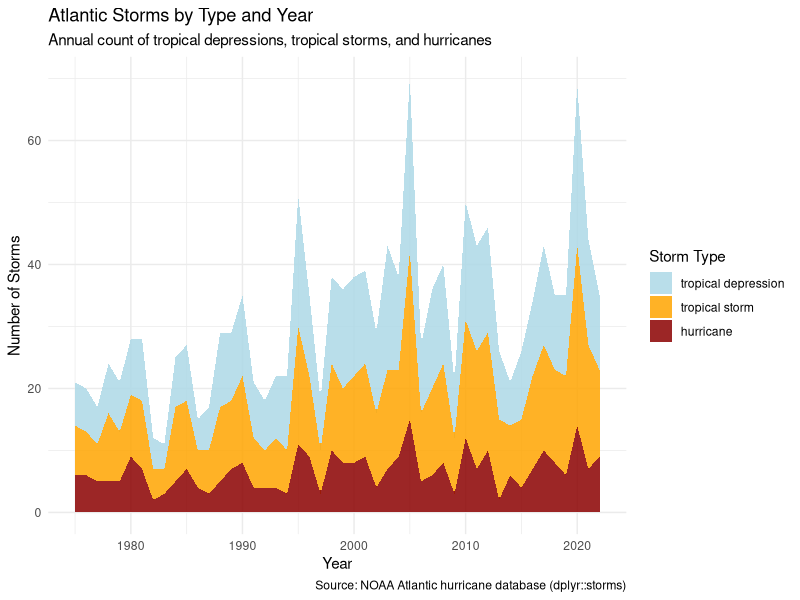
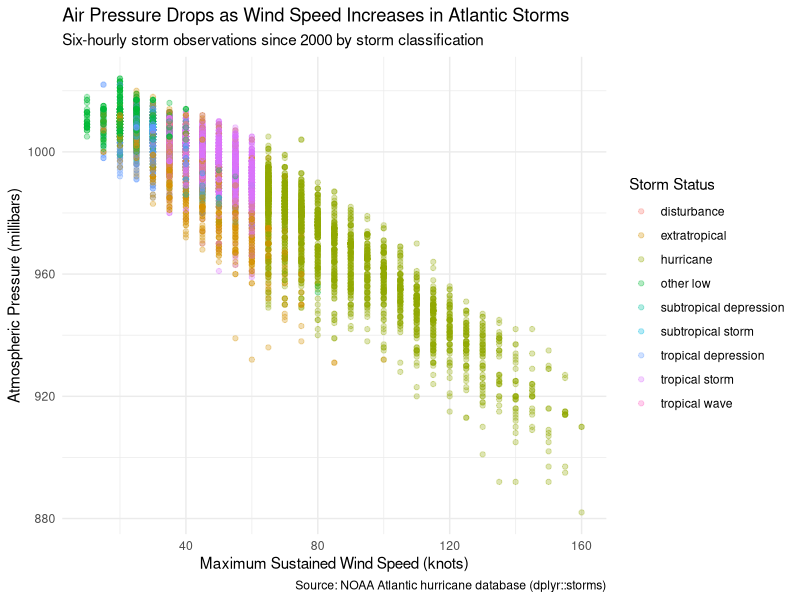

Source code (R) for these figures, in order:
## ---- chunk 1
#| label: setup
#| message: false

library(tidyverse)
## ---- chunk 2
#| label: plot-storms

storms |>
  # Filter to the three main tropical cyclone classifications
  filter(status %in% c("tropical depression", "tropical storm", "hurricane")) |>
  # Order factor levels from weakest to strongest
  mutate(status = factor(status, levels = c("tropical depression", "tropical storm", "hurricane"))) |>
  # Keep one row per storm per year and status, then count and fill any zero-count years
  distinct(year, name, status) |>
  count(year, status) |>
  complete(year, status, fill = list(n = 0)) |>
  ggplot(aes(x = year, y = n, fill = status)) +
  geom_area(alpha = 0.85) +
  scale_fill_manual(
    values = c(
      "tropical depression" = "lightblue",
      "tropical storm" = "orange",
      "hurricane" = "darkred"
    )
  ) +
  labs(
    title = "Atlantic Storms by Type and Year",
    subtitle = "Annual count of tropical depressions, tropical storms, and hurricanes",
    x = "Year",
    y = "Number of Storms",
    fill = "Storm Type",
    caption = "Source: NOAA Atlantic hurricane database (dplyr::storms)"
  ) +
  theme_minimal()
## ---- chunk 3
#| label: print-storms
#| cache: true
storms_recent <- storms |>
  filter(year >= 2000) |>
  select(year, name, status, wind, pressure)
## ---- chunk 4
#| label: plot-pressure-wind

storms_recent |>
  # Map storm status to point color
  ggplot(aes(x = wind, y = pressure, color = status)) +
  # Make points semi-transparent so dense, overlapping regions are visible
  geom_point(alpha = 0.3) +
  labs(
    title = "Air Pressure Drops as Wind Speed Increases in Atlantic Storms",
    subtitle = "Six-hourly storm observations since 2000 by storm classification",
    x = "Maximum Sustained Wind Speed (knots)",
    y = "Atmospheric Pressure (millibars)",
    color = "Storm Status",
    caption = "Source: NOAA Atlantic hurricane database (dplyr::storms)"
  ) +
  theme_minimal()
